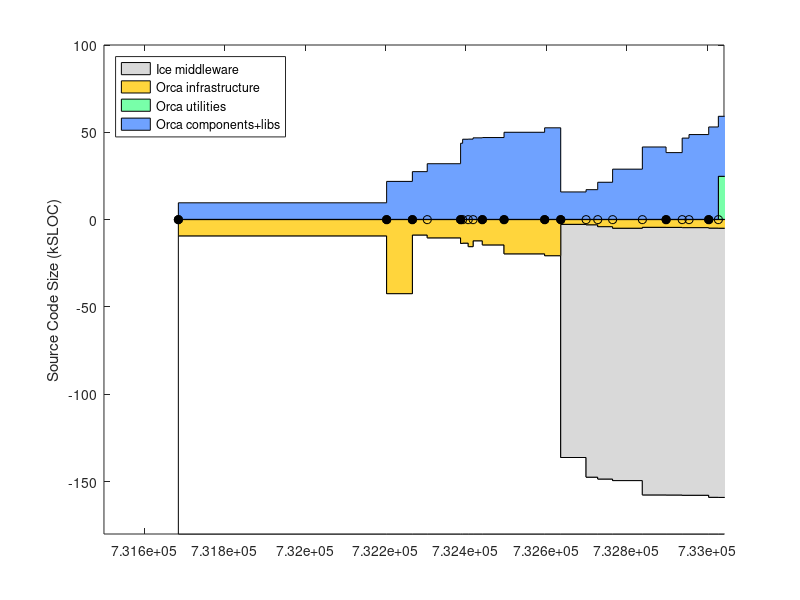

The MATLAB source for this figure: (Note: this script raises an error after producing the figure.)
% keep track of orca project size using sloccount
clear all

% include/* except: include/{Freeze IceSSL IcePatch2}
% src/{Ice Slice IceGrid icecpp IceStorm slice2cpp IceUtil IceBox IceXML}
%  Sice212 = [
%  (7842-1000) + (22093+18419+11499+10568+4392+4200+4252+567+316)
%  ];
%  Sice301 = [
%  (8164-1000) + (23018+19384+19169+10596+4479+4343+4308+622+319)
%  ];
% same as above, but now also add Java:
% src/{IceInternal Ice IceUtil IceBox}
%  Sice310 = [
%  (8810-1200) + (24275+20494+22689+10587+4569+4877+4770+667+319) + (13190+6915+1262+493)
%  ];
%  Sice311 = [
%  (8950-1275) + (24511+20505+22898+10590+4600+4884+4782+683+323) + (13266+6929+1262+504)
%  ];

% it's much easier to count the whole of Ice (we use most of it anyway)
% sloccount include/ src/
% (this does not account for .ice files in [ice]/slice/* but it's a small fraction of total)
Sice212 = 133523;
Sice301 = 144513;
Sice310 = 153243;
Sice311 = 154145;
Sice320 = 168251;

% for comparison, ASN
%  Sasn = 90433;

% indeces
iyy=1;
imm=2;
idd=3;
iver=4;
isub=5;
ibase=6;
icomp=7;
iutil=8;

Sorca = [ ...
% YY    MM  DD  ?   SUB     BASE        COMP           UTILS        VERSION
% 0.8.6: a single distro, divide in halves arbitrarily
2003    4   14  1   0       18930/2     18930/2             0;      % 0.8.6 (last change in doc/ChangeLog
% BASE: orca-base
% COMP: orca-components
2004    9   13  1   0       42543       21726               0;      % 0.11.0
2004    11  16  1   0       8963        27310               0;      % 0.12.0
2004    12  23  0   0       10596       31845               0;      % 0.12.1
2005    3  16   1   0       13767       43576               0;      % 0.13.0
2005    3  21   0   0       13620       45874               0;      % 0.13.1
2005    4   4   0   0       15630       45944               0;      % 0.13.2
2005    4   16  0   0       12283       46666               0;      % 0.13.3
2005    5   9   1   0       14639       46837               0;      % 0.14.0
2005    7   2   1   0       19751       49854               0;      % 0.15.0
2005    10  11  1   0       20818       52408               0;      % 1.0.0
% BASE: just orcaice w/out test + interfaces/slice
% COMP: comp + util - orcaice 
2005    11  20  1   Sice212 2320+530    9226+8781-2320      0;      % 2.0.0-rc1
2006    1   22  0   Sice301 2511+596    9801+9695-2511      0;      % 2.0.0-rc2
2006    2   20  0   Sice301 3369+813    9867+14734-3369     0;      % 2.0.0-rc3
2006    3   29  0   Sice301 4022+1052   14625+18131-4022    0;      % 2.0.0-rc4
2006    6   11  0   Sice310 3439+1116   19999+24867-3439    0;      % 2.0.0-rc5
2006    8   9   1   Sice310 3482+1116   19979+21711-3482    0;      % 2.0.0
2006    9   18  0   Sice310 3647+1094   19317+30847-3647    0;      % 2.0.1
2006    10  5   0   Sice310 3644+1094   20384+31798-3644    0;      % 2.0.2
2006    11  23  1   Sice311 3831+1178   21408+35311-3831    0;      % 2.1.0
% BASE: cd src; sloccount libs/orcaice/ MINUS sloccount libs/orcaice/test PLUS sloccount interfaces/slice
% COMP: cd src; sloccount components/ libs/ MINUS sloccount libs/orcaice/ libs/orcaq* libs/orcalog* libs/orcaprobe*
% UTIL: cd src; sloccount utils libs/orcaq* libs/orcalog* libs/orcaprobe*
2006    12  17  0   Sice311 5615-1784+1240  60241-25885     24644;  % 2.1.1
2007    2    2  1   Sice311 6225-2011+1671  70376-29436     28519;  % 2.2.0
2007    4    2  1   Sice320 6232-2011+1671  72704-30907     30121   % 2.3.0
];
Vorca ={'0.8.6', '0.11.0', '0.12.0', '0.12.1', '0.13.0', '0.13.1', '0.13.2', '0.13.3', '0.14.0', '0.15.0', '1.0.0', ...
    '2.0.0-rc1', '2.0.0-rc2', '2.0.0-rc3', '2.0.0-rc4', '2.0.0-rc5', '2.0.0', '2.0.1', '2.0.2', '2.1.0', '2.1.1', ...
    '2.2.0', '2.3.0' }';

% add a dummy release just for display
Sorca(end+1,:) = Sorca(end,:);
Sorca(end,imm) = Sorca(end,imm)+1;
Sorca(end,iver) = 0;
Vorca{end+1} = 'dummy';

% convert dates
Torca = datenum(Sorca(:,iyy),Sorca(:,imm),Sorca(:,idd));

% 2nd digit releases
i2 = (Sorca(:,iver)==1);
Torca2 = Torca(i2);
Vorca2 = Vorca(i2);

Splayer = [ 
% YY    MM  DD  ?   SUB     BASE                COMP           VERSION
% BASE: (server-drivers)+client_libs
% COMP: drivers + utils
2002    12 04   1  0    (17331-12037)+9188      12037+2685;    % 1.3.1
2003    7  15   1  0    (30452-24334)+12458     24334+3064;    % 1.4rc1
2003    12 07   1  0    (37378-30947)+13110     30947+9633;    % 1.4rc2
2004    5  31   1  0    (49225-42643)+13664     42643+3550;    % 1.5
2004    11 12   1  0    (50758-43190)+13545     43190+4479;    % 1.6
2005    1  31   0  0    (52069-44517)+13576     44517+4662;    % 1.6.2
2005    7  28   0  0    (53348-45686)+14300     45686+5188;    % 1.6.5
% BASE: (libplayercore-./bindings) + client_libs + (libplayertcp-./bindings)
% note: libplayerxdr is autogenerated
% COMP: server + utils
2005    10 25   0  0    (4866-0)+7560+(1391-0)  46474+5725         % 2.0pre7
2006    2  28   1  0    (52739-47749)+8513+(2740-1291)  48764+5940 % 2.0.0
2006    3  25   1  0    (53957-48912)+8909+(2740-1291)  47069+5964 % 2.0.1
2006    6  9    1  0    (56741-51546)+9575+(2767-1319)  51983+9438 % 2.0.2
2006    9  26   1  0    (56741-51546)+9880+(2767-1319)  54613+9475 % 2.0.3
];
Tplayer = datenum(Splayer(:,1),Splayer(:,2),Splayer(:,3));

Smax = 180;
d0 = [Torca Torca]'; d0=d0(:); d0(1)=[];
d1 = Smax-Sorca(:,isub)-Sorca(:,ibase); d1 = [d1 d1]'; d1=d1(:); d1(end)=[];
d2 = Sorca(:,isub); d2 = [d2 d2]'; d2=d2(:); d2(end)=[];
d3 = Sorca(:,ibase); d3 = [d3 d3]'; d3=d3(:); d3(end)=[];
d4 = Sorca(:,icomp); d4 = [d4 d4]'; d4=d4(:); d4(end)=[];
d5 = Sorca(:,iutil); d5 = [d5 d5]'; d5=d5(:); d5(end)=[];

figure(1), clf
ha=area( d0, [d1 d2 d3 d5 d4]/1e3, -Smax ); hold on
plot( Torca, 0*Torca, 'k-o' )
h2=plot( Torca2, 0*Torca2, 'ko' );
set(h2,'markerfacecolor','k')
ylabel('Source Code Size (kSLOC)')

set(ha(1),'facecolor',1*[1 1 1]);
set(ha(2),'facecolor',.85*[1 1 1]);
set(ha(3),'facecolor',min(255,[255 153 0]+60)/255);
set(ha(4),'facecolor',min(255,[60 255 109]+60)/255);
set(ha(5),'facecolor',min(255,[51 102 255]+60)/255);
ha(1)=[];
legend(ha,'Ice middleware','Orca infrastructure', 'Orca utilities','Orca components+libs', 'Location','NorthWest')
%  xlim(datenum([2004;2005],[7;7],[1;1]) )
ylim([-Smax 100])
ax=axis;
xlim( [ax(1) datenum([2006 12 31])] )
ax=axis;
% label releases
mark('x', Torca2 )
i2odd = (1:2:length(Torca2));
ht = text(Torca2(i2odd)+5,.04*ax(4)*ones(length(i2odd),1),Vorca2(i2odd));
set(ht,'fontsize',8)
i2even = (2:2:length(Torca2));
ht = text(Torca2(i2even)+5,.08*ax(4)*ones(length(i2even),1),Vorca2(i2even));
set(ht,'fontsize',8)
datetick( 'x', 12 )
hp = plot( Tplayer, -Splayer(:,ibase)/1e3, 'k--o', Tplayer, Splayer(:,icomp)/1e3, 'k--o' );
set(hp, 'color', .5*[1 1 1] )
hpt = text( Tplayer(2), -Splayer(2,ibase)/1e3-8, 'Player infrastructure');
set(hpt, 'color', .5*[1 1 1] )
hpt = text( Tplayer(2), Splayer(2,icomp)/1e3-5, 'Player "components+utils"');
set(hpt, 'color', .5*[1 1 1] )
%mark('y', Dasn(1,1)/1e3 );
%text( datenum([2003 5 1]), Dasn(1,1)/1e3, 'ASN')
xlabel('Releases')
title('http://orca-robotics.sf.net')

ht=text(datenum(2003,7,1),-Smax+15, '*   generated using David A. Wheeler`s SLOCCount' );
set(ht,'fontsize',8)
ht=text(datenum(2003,7,1),-Smax+5, '** see data in [ORCA2]/scripts/matlab/sloccount/slocs.m' );
set(ht,'fontsize',8)

return
wpos = get(gcf,'position')
ppos = get(gcf,'paperposition')
ppos(4) = wpos(4) * ppos(3)/wpos(3);
ppos
set(gcf,'paperposition', ppos );
print -dpng 'release_sloc_hist'

set(gca,'xtick',Torca2, 'xticklabel', v2)
mark('x',2005)
text(2005,0,'2005')
